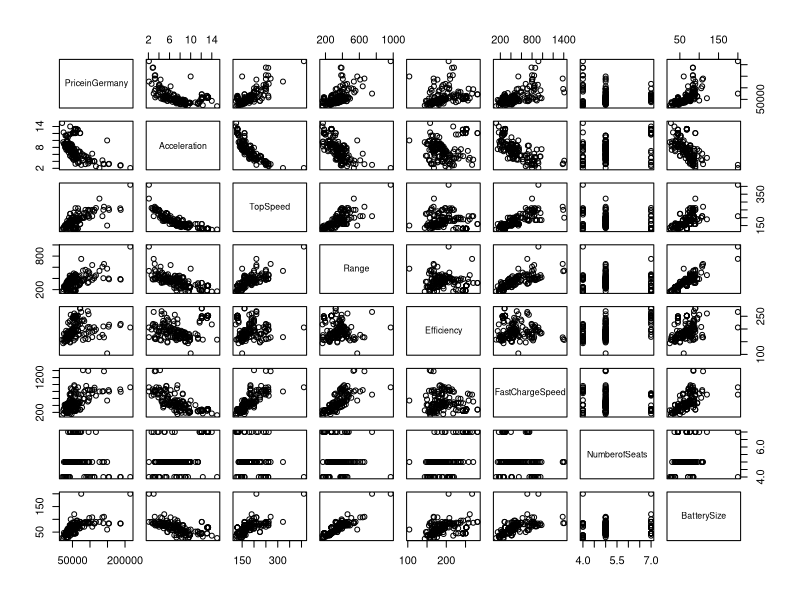
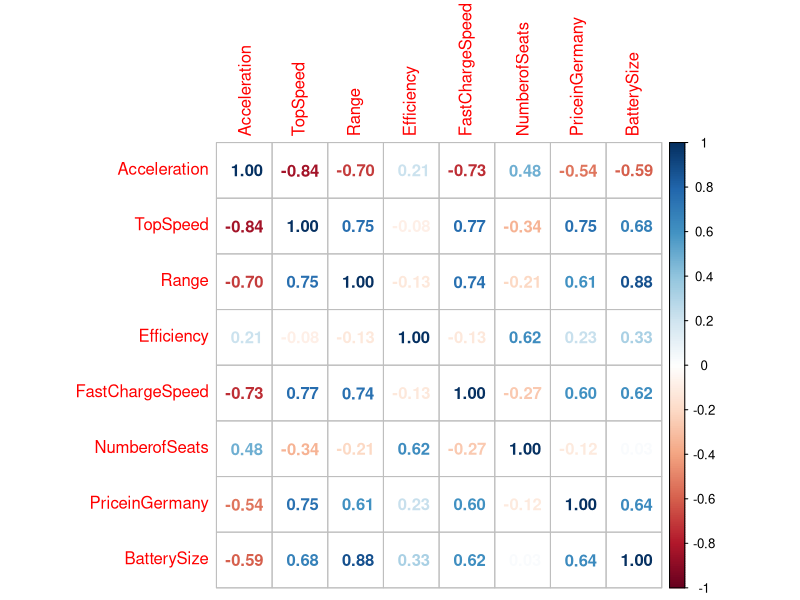
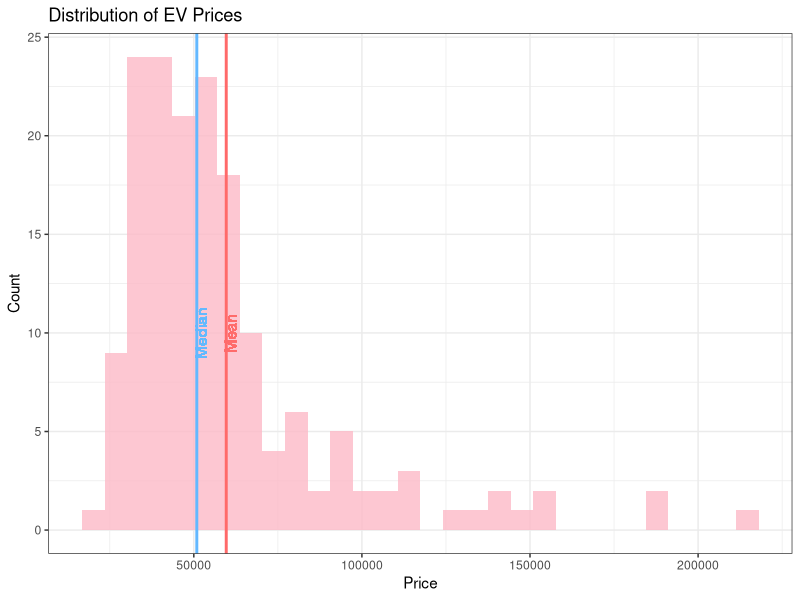
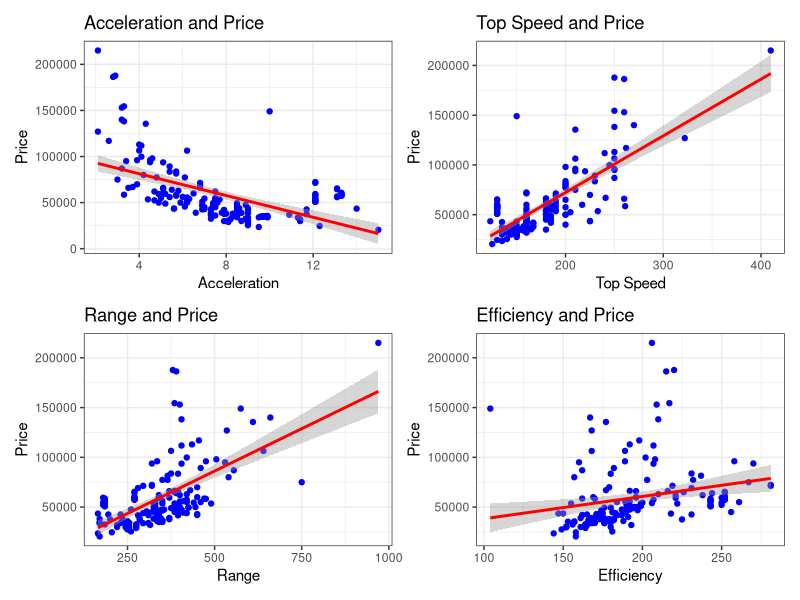
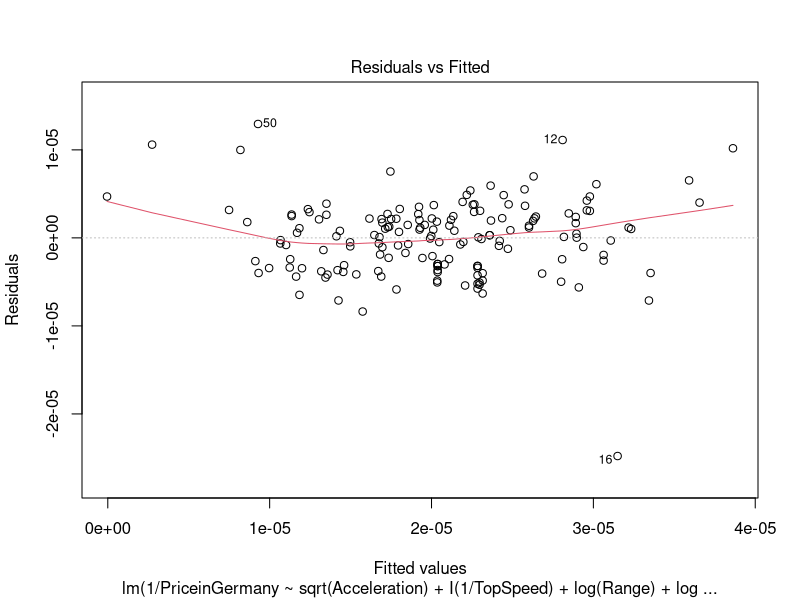
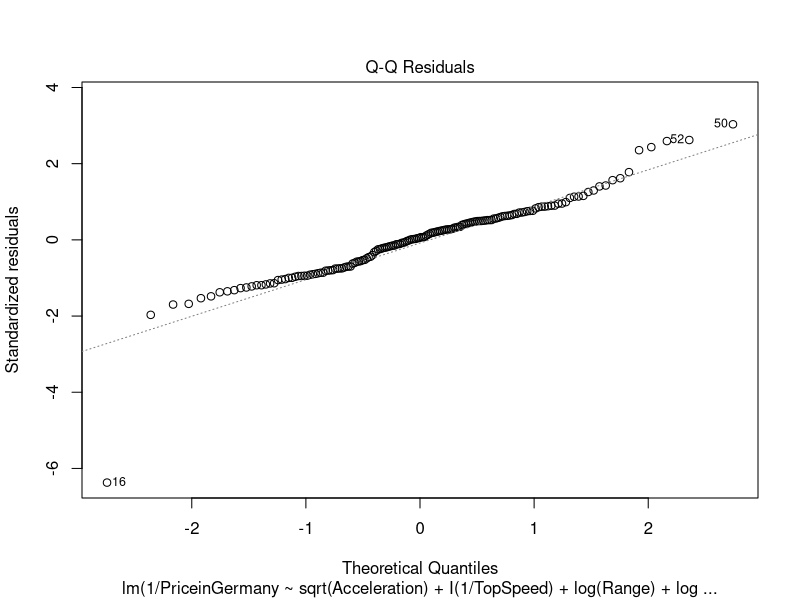
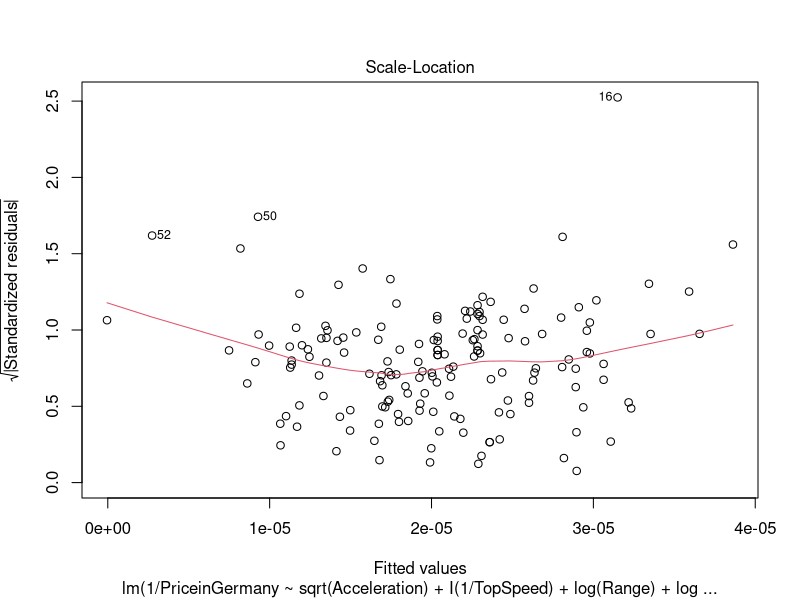
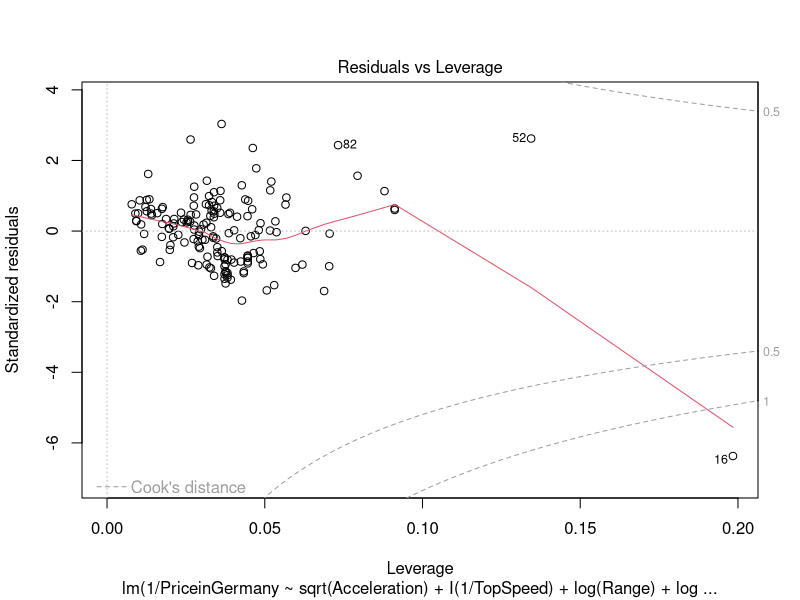

These charts were generated, in order, by the following R code:
## ---- chunk 1
knitr::opts_chunk$set(echo = TRUE)
library(tidyverse)
library(readxl)
library(MASS)
library(car)
library(corrplot)
library(patchwork)
library(leaps)
## ---- chunk 2
ev <- read_xlsx('Electric Vehicle Data/Cheapestelectriccars-EVDatabase.xlsx', 
                sheet = 'Cheapestelectriccars- UTF8')
## ---- chunk 3
# Convert Character Vectors into useable numeric vectors
ev$BatterySize <- as.numeric(gsub(".* ([0-9]{2,3}[.]*[0-9]*) kWh", "\\1", ev$Subtitle))
libra_strip <- gsub(".([0-9]{2,3},[0-9]{3})", "\\1", ev$PriceinUK) # strip the libra symbol
ev$PriceinUK <- as.numeric(gsub(",", "", libra_strip))
ev$Acceleration <- as.numeric(gsub(" sec", "", ev$Acceleration))
ev$TopSpeed <- as.numeric(gsub(" km/h", "", ev$TopSpeed))
ev$Range <- as.numeric(gsub(" km", "", ev$Range))
ev$Efficiency <- as.numeric(gsub(" Wh/km", "", ev$Efficiency))
ev$FastChargeSpeed <- as.numeric(gsub(" km/h", "", ev$FastChargeSpeed))
ev$Drive <- as.factor(ev$Drive)
ev$PriceinGermany <- as.numeric(ev$PriceinGermany)
ev <- ev[,-2] #removing subtitle column
## ---- chunk 4
# Limit ev to complete records, German Prices
ev <- ev[complete.cases(cbind(ev$FastChargeSpeed, ev$PriceinGermany)),]
attach(ev)
## ---- chunk 5
head(ev)
## ---- chunk 6
#summary of Battery Size
summary(BatterySize)
## ---- chunk 7
#summary of EV prices in Germany
summary(PriceinGermany)
## ---- chunk 8
#summary of Top speed
summary(TopSpeed)
## ---- chunk 9
#summary of Battery Range
summary(Range)
## ---- chunk 10
ev_numeric <- ev[, -c(1,7,10 )] #Creating numeric data frame for correlation plots and removing price in UK
pairs(PriceinGermany~., ev_numeric)
## ---- chunk 11
corrplot(cor(ev_numeric), method = "number")
## ---- chunk 12
ggplot(ev_numeric, aes(x = PriceinGermany)) +    
  geom_histogram(alpha = 0.8,fill = "#fcb9c6") +
  geom_vline(aes(xintercept = mean(PriceinGermany)),col='indianred1',size=1)+ #Vertical Line for Mean
  geom_text(aes(x=mean(PriceinGermany) + 1250, label="Mean", y=10), colour="indianred1", angle=90) +
  geom_vline(aes(xintercept = median(PriceinGermany)),col='steelblue1',size=1)+ #Vertical Line for Median
  geom_text(aes(x=median(PriceinGermany) + 1250, label="Median", y=10), colour="steelblue1", angle=90) +
  labs(x= 'Price',y = 'Count', title = paste("Distribution of EV Prices")) +
  theme_bw()
## ---- chunk 13
v1 <- ggplot(ev_numeric, aes(x=Acceleration,y=PriceinGermany))+
  geom_point(color = "blue")+
  
  stat_smooth(aes(x=Acceleration,y=PriceinGermany),method="lm", color="red")+ #code for trend line
  theme_bw()+
  labs(x = 'Acceleration', 
       y = 'Price', 
       title = 'Acceleration and Price')

v2 <- ggplot(ev_numeric, aes(x=TopSpeed,y=PriceinGermany))+
  geom_point(color = "blue")+
  
  stat_smooth(aes(x=TopSpeed,y=PriceinGermany),method="lm", color="red")+ #code for trend line
  theme_bw()+
  labs(x = 'Top Speed', 
       y = 'Price', 
       title = 'Top Speed and Price')


v3 <- ggplot(ev_numeric, aes(x=Range,y=PriceinGermany))+
  geom_point(color = "blue")+
  
  stat_smooth(aes(x=Range,y=PriceinGermany),method="lm", color="red")+ #code for trend line
  theme_bw()+
  labs(x = 'Range', 
       y = 'Price', 
       title = 'Range and Price')


v4 <- ggplot(ev_numeric, aes(x=Efficiency,y=PriceinGermany))+
  geom_point(color = "blue")+
  
  stat_smooth(aes(x=Efficiency,y=PriceinGermany),method="lm", color="red")+ #code for trend line
  theme_bw()+
  labs(x = 'Efficiency', 
       y = 'Price', 
       title = 'Efficiency and Price')

patch = v1 + v2 + v3 + v4 + plot_layout(ncol=2, nrow=2) #patching all graphs in one frame
patch
## ---- chunk 14
# Transform response and numeric predictors
summary(powerTransform(cbind(PriceinGermany, Acceleration, TopSpeed, Range, Efficiency,
                             FastChargeSpeed, BatterySize) ~ 1, data = ev))
## ---- chunk 15
# Create model with transformed Data
transformed_model <- lm(1/PriceinGermany ~ sqrt(Acceleration) + I(1/TopSpeed) + log(Range) +
                 log(Efficiency) + log(FastChargeSpeed) + log(BatterySize), data = ev)
summary(transformed_model)
## ---- chunk 16
# Perform Best Subset Selection on Transformed Data
transformed_model_subsets <- regsubsets(x = 1/PriceinGermany ~ sqrt(Acceleration) + I(1/TopSpeed)
                             + log(Range) +log(Efficiency) + log(FastChargeSpeed)
                             + log(BatterySize), data = ev)
summary(transformed_model_subsets)
## ---- chunk 17
# Create model with transformed Data, without FastChargeSpeed
subset_model <- lm(1/PriceinGermany ~ sqrt(Acceleration) + I(1/TopSpeed) + log(Range) +
                 log(Efficiency) + log(BatterySize), data = ev)
summary(subset_model)
plot(subset_model)
